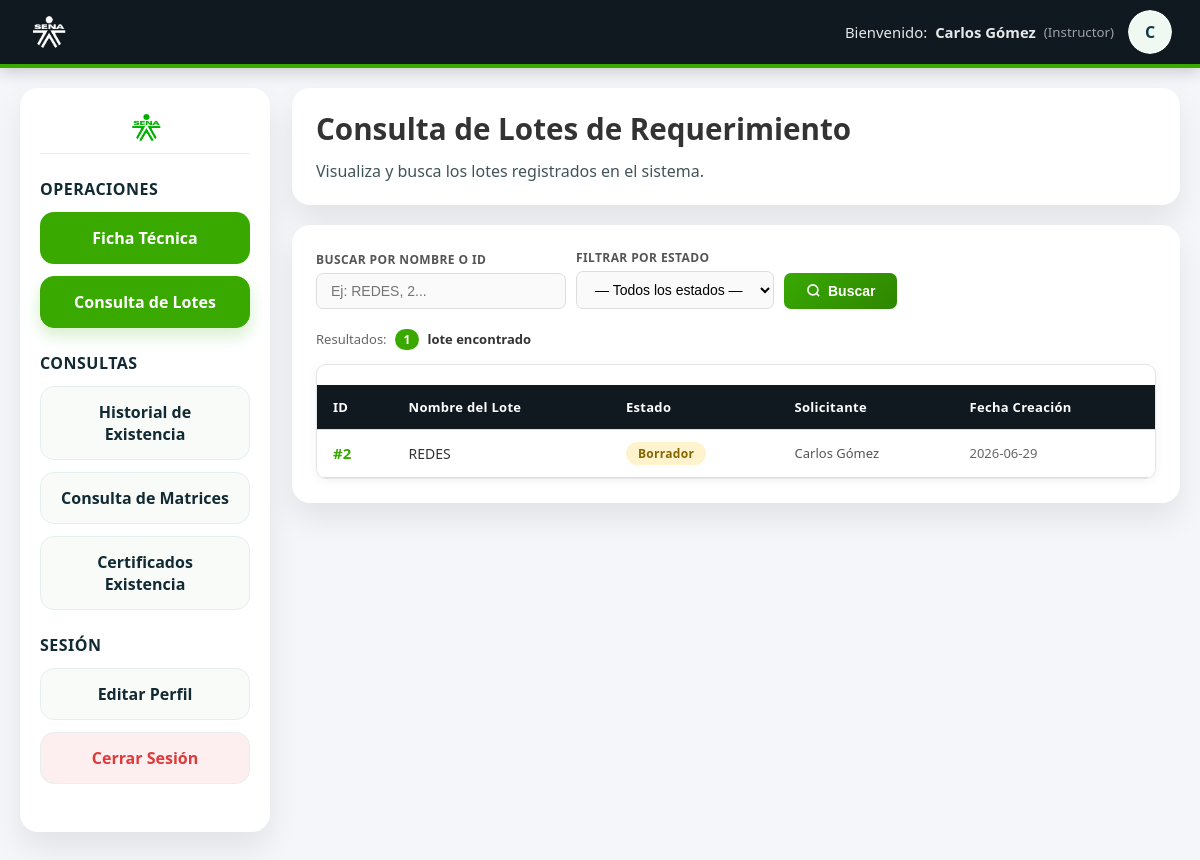
/crud_instructor/consulta_lote.php (signed in), run on an earlier commit of the app's database.
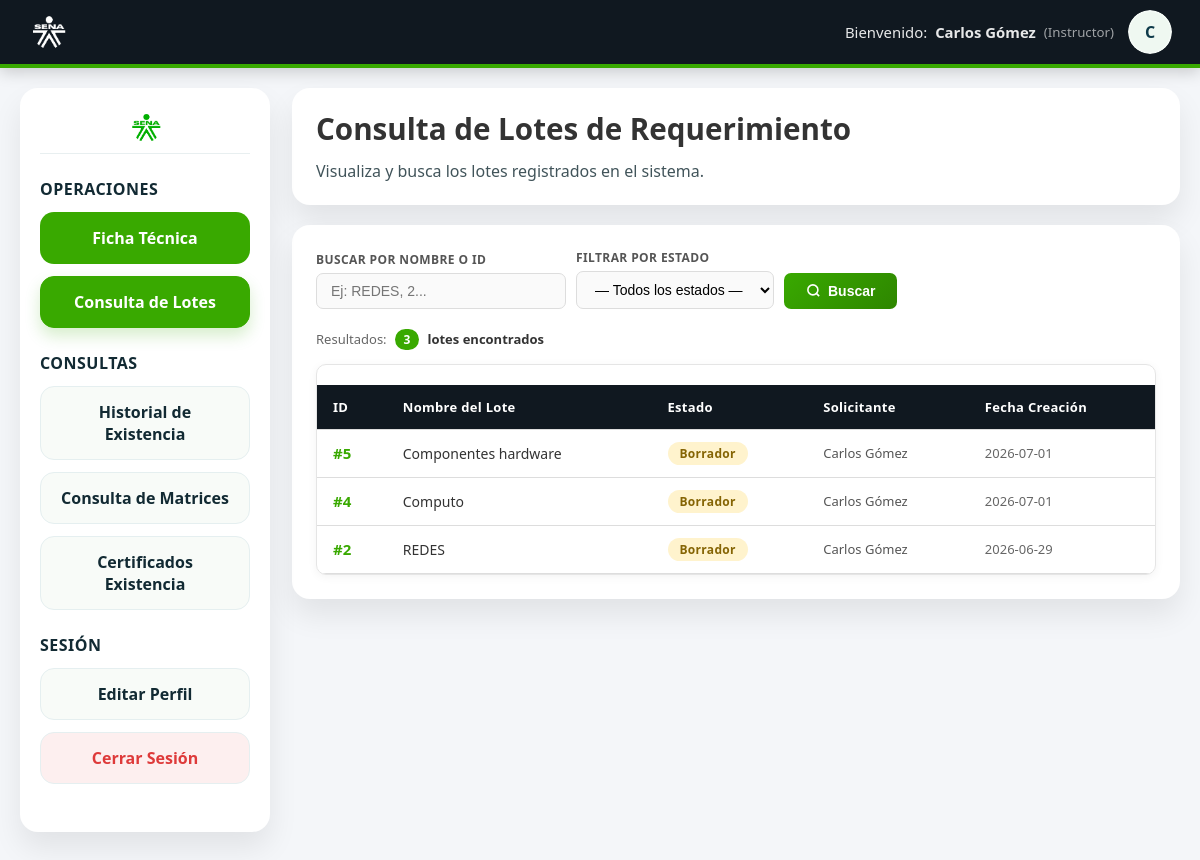
And on a later commit of the database.
### tables this page shows
CREATE TABLE `lote_requerimiento` (
  `ID_LOTE` int(11) NOT NULL,
  `ID_SOLICITANTE` int(11) NOT NULL,
  `LOTE_NOMBRE` varchar(100) NOT NULL,
  `ESTADO_TRAMITE` enum('Borrador','Enviado','Aprobado','Rechazado') NOT NULL,
  `FECHA_CREACION` date NOT NULL
);

CREATE TABLE `usuario` (
  `ID_USUARIO` int(11) NOT NULL,
  `ID_ROL` int(11) NOT NULL,
  `DOCUMENTO` varchar(20) NOT NULL,
  `NOMBRE` varchar(100) NOT NULL,
  `APELLIDO` varchar(100) NOT NULL,
  `EMAIL` varchar(100) NOT NULL,
  `PASSWORD` text NOT NULL,
  `ESTADO` enum('Activo','Inactivo','Pendiente') DEFAULT 'Activo'
);

### crud_instructor/consulta_lote.php (the view, shortened to what this page needs)
<?php
require_once '../conexion.php';
$photoPath = null;
$busqueda = trim($_GET['q'] ?? '');
$params = [];
$sql = "SELECT lr.ID_LOTE, lr.LOTE_NOMBRE, lr.ESTADO_TRAMITE, lr.FECHA_CREACION,
               u.NOMBRE, u.APELLIDO
        FROM lote_requerimiento lr
        LEFT JOIN usuario u ON lr.ID_SOLICITANTE = u.ID_USUARIO";
$sql .= " ORDER BY lr.FECHA_CREACION DESC, lr.ID_LOTE DESC";
$stmt = $pdo->prepare($sql);
$stmt->execute($params);
$lotes = $stmt->fetchAll();
$total = count($lotes);
?>
<!DOCTYPE html>
<html lang="es">
<head>
    <link rel="stylesheet" href="../estilos.css">
</head>
<body>
<header class="dashboard-header">
    <div class="header-brand">
        <img src="../imagenes/sena-logo.png" alt="SENA">
    </div>
    <div class="header-user">
        <div class="header-user-text">
            Bienvenido: <strong><?= htmlspecialchars($_SESSION['usuario_nombre']) ?></strong>
            <span class="header-user-role">(<?= htmlspecialchars($_SESSION['rol_nombre']) ?>)</span>
        </div>
        <a href="../instructor_profile.php" class="header-avatar-link" title="Editar perfil">
            <?php if ($photoPath): ?>
                <img src="<?= htmlspecialchars($photoPath) ?>" alt="Foto perfil" class="header-avatar">
            <?php else: ?>
                <div class="header-avatar"><?= strtoupper(substr($_SESSION['usuario_nombre'], 0, 1)) ?></div>
            <?php endif; ?>
        </a>
    </div>
</header>
<div class="dashboard-page">
    <aside class="dashboard-sidebar">
        <div class="sidebar-logo">
            <img src="../imagenes/sena-logo.png" alt="SENA">
        </div>
        <div class="sidebar-group">
            <h4>Operaciones</h4>
            <a href="crear_ficha_tecnica.php" class="sidebar-link sidebar-link--primary">Ficha Técnica</a>
            <a href="consulta_lote.php" class="sidebar-link active">Consulta de Lotes</a>
        </div>
        <div class="sidebar-group">
            <h4>Consultas</h4>
            <a href="../historial_existencia.php" class="sidebar-link">Historial de Existencia</a>
            <a href="../matriz.php" class="sidebar-link">Consulta de Matrices</a>
            <a href="certificado_existencia.php" class="sidebar-link">Certificados Existencia</a>
        </div>
        <div class="sidebar-group sidebar-group--session">
            <h4>Sesión</h4>
            <a href="../instructor_profile.php" class="sidebar-link">Editar Perfil</a>
            <a href="../logout.php" class="sidebar-link sidebar-link--logout">Cerrar Sesión</a>
        </div>
    </aside>
    <main class="dashboard-main">
        <div class="dashboard-topbar">
            <div>
                <h2>Consulta de Lotes de Requerimiento</h2>
                <p class="dashboard-subtitle">Visualiza y busca los lotes registrados en el sistema.</p>
            </div>
        </div>
        <div class="panel-card">
            <form method="GET" action="consulta_lote.php" id="form-busqueda">
                <div class="search-bar">
                    <div class="field-group">
                        <label for="q">Buscar por nombre o ID</label>
                        <input
                            type="text"
                            id="q"
                            name="q"
                            class="search-input"
                            placeholder="Ej: REDES, 2..."
                            value="<?= htmlspecialchars($busqueda) ?>"
                            autocomplete="off"
                        >
                    </div>
                    <div class="field-group">
                        <label for="estado">Filtrar por estado</label>
                        <select name="estado" id="estado" class="search-input" style="min-width:160px">
                            <option value="">— Todos los estados —</option>
                        </select>
                    </div>
                    <button type="submit" class="btn-buscar" id="btn-buscar">
                        <svg xmlns="http://www.w3.org/2000/svg" width="15" height="15" viewBox="0 0 24 24"
                             fill="none" stroke="currentColor" stroke-width="2.5">
                            <circle cx="11" cy="11" r="8"/><line x1="21" y1="21" x2="16.65" y2="16.65"/>
                        </svg>
                        Buscar
                    </button>
                </div>
            </form>
            <div class="results-meta">
                <span>Resultados:</span>
                <span class="badge-count"><?= $total ?></span>
                <strong>lote<?= $total !== 1 ? 's' : '' ?> encontrado<?= $total !== 1 ? 's' : '' ?></strong>
            </div>
            <div class="lotes-table-wrap">
                <table class="lotes-table">
                    <thead>
                        <tr>
                            <th>ID</th>
                            <th>Nombre del Lote</th>
                            <th>Estado</th>
                            <th>Solicitante</th>
                            <th>Fecha Creación</th>
                        </tr>
                    </thead>
                    <tbody>
                        <?php if (empty($lotes)): ?>
                            <tr>
                                <td colspan="5">
                                    <div class="empty-state">
                                        <svg xmlns="http://www.w3.org/2000/svg" width="52" height="52"
                                             viewBox="0 0 24 24" fill="none" stroke="#bbb" stroke-width="1.5">
                                            <circle cx="11" cy="11" r="8"/>
                                            <line x1="21" y1="21" x2="16.65" y2="16.65"/>
                                            <line x1="8" y1="11" x2="14" y2="11"/>
                                        </svg>
                                        <p>No se encontraron lotes</p>
                                        <span>Intenta con otro término o limpia los filtros</span>
                                    </div>
                                </td>
                            </tr>
                        <?php else: ?>
                            <?php foreach ($lotes as $l): ?>
                                <?php
                                    $estadoClass = 'badge-' . strtolower($l['ESTADO_TRAMITE']);
                                    $solicitante = trim(($l['NOMBRE'] ?? '') . ' ' . ($l['APELLIDO'] ?? ''));
                                ?>
                                <tr>
                                    <td class="td-id">#<?= htmlspecialchars($l['ID_LOTE']) ?></td>
                                    <td class="td-nombre"><?= htmlspecialchars($l['LOTE_NOMBRE']) ?></td>
                                    <td>
                                        <span class="badge-estado <?= htmlspecialchars($estadoClass) ?>">
                                            <?= htmlspecialchars($l['ESTADO_TRAMITE']) ?>
                                        </span>
                                    </td>
                                    <td class="td-solicitante"><?= htmlspecialchars($solicitante) ?></td>
                                    <td class="td-fecha"><?= htmlspecialchars($l['FECHA_CREACION']) ?></td>
                                </tr>
                            <?php endforeach; ?>
                        <?php endif; ?>
                    </tbody>
                </table>
            </div>
        </div>
    </main>
</div>
</body>
</html>

### crud_instructor/consulta_lote.php (style rules this page uses)
.search-bar { display: flex; gap: 10px; align-items: flex-end; flex-wrap: wrap; margin-bottom: 20px; }
.search-bar .field-group { display: flex; flex-direction: column; gap: 5px; }
.search-bar label { font-size: 12px; font-weight: 600; color: #555; text-transform: uppercase; letter-spacing: 0.4px; }
.search-input { border: 1.5px solid #ddd; border-radius: 7px; padding: 9px 14px; font-size: 14px; outline: none; background: #fafafa; transition: border-color 0.2s, box-shadow 0.2s; min-width: 220px; }
.btn-buscar { background: linear-gradient(135deg,#39a900,#2e8600); color: #fff; border: none; border-radius: 7px; padding: 10px 22px; font-size: 14px; font-weight: 600; cursor: pointer; transition: background 0.2s, transform 0.1s; display: flex; align-items: center; gap: 7px; }
.results-meta { font-size: 13px; color: #666; margin-bottom: 14px; display: flex; align-items: center; gap: 8px; }
.results-meta strong { color: #333; }
.badge-count { background: #39a900; color: #fff; font-size: 12px; font-weight: 700; padding: 2px 9px; border-radius: 20px; }
.lotes-table-wrap { overflow-x: auto; border-radius: 10px; border: 1px solid #e5e5e5; box-shadow: 0 2px 10px rgba(0,0,0,.05); }
.lotes-table { width: 100%; border-collapse: collapse; font-size: 14px; }
.lotes-table thead tr { background: #1a1a2e; color: #fff; }
.lotes-table thead th { padding: 13px 16px; text-align: left; font-weight: 600; font-size: 13px; letter-spacing: 0.3px; white-space: nowrap; }
.lotes-table tbody tr { border-bottom: 1px solid #f0f0f0; transition: background 0.15s; }
.lotes-table tbody tr:last-child { border-bottom: none; }
.lotes-table tbody td { padding: 12px 16px; color: #333; vertical-align: middle; }
.lotes-table .td-id { font-weight: 700; color: #39a900; font-size: 15px; }
.lotes-table .td-nombre { font-weight: 500; }
.lotes-table .td-fecha { color: #666; font-size: 13px; }
.lotes-table .td-solicitante { color: #555; font-size: 13px; }
.badge-estado { display: inline-block; padding: 3px 12px; border-radius: 20px; font-size: 12px; font-weight: 700; letter-spacing: 0.3px; }
.badge-borrador { background: #fff3cd; color: #856404; }

What changed in the data, as far as the page shows it:
added lote_requerimiento: ID_LOTE "5", LOTE_NOMBRE "Componentes hardware", ESTADO_TRAMITE "Borrador", usuario.NOMBRE+APELLIDO "Carlos Gómez", FECHA_CREACION "2026-07-01"
added lote_requerimiento: ID_LOTE "4", LOTE_NOMBRE "Computo", ESTADO_TRAMITE "Borrador", usuario.NOMBRE+APELLIDO "Carlos Gómez", FECHA_CREACION "2026-07-01"
Also different on the page:
$total: "1" → "3"
text now shown: "s s"
